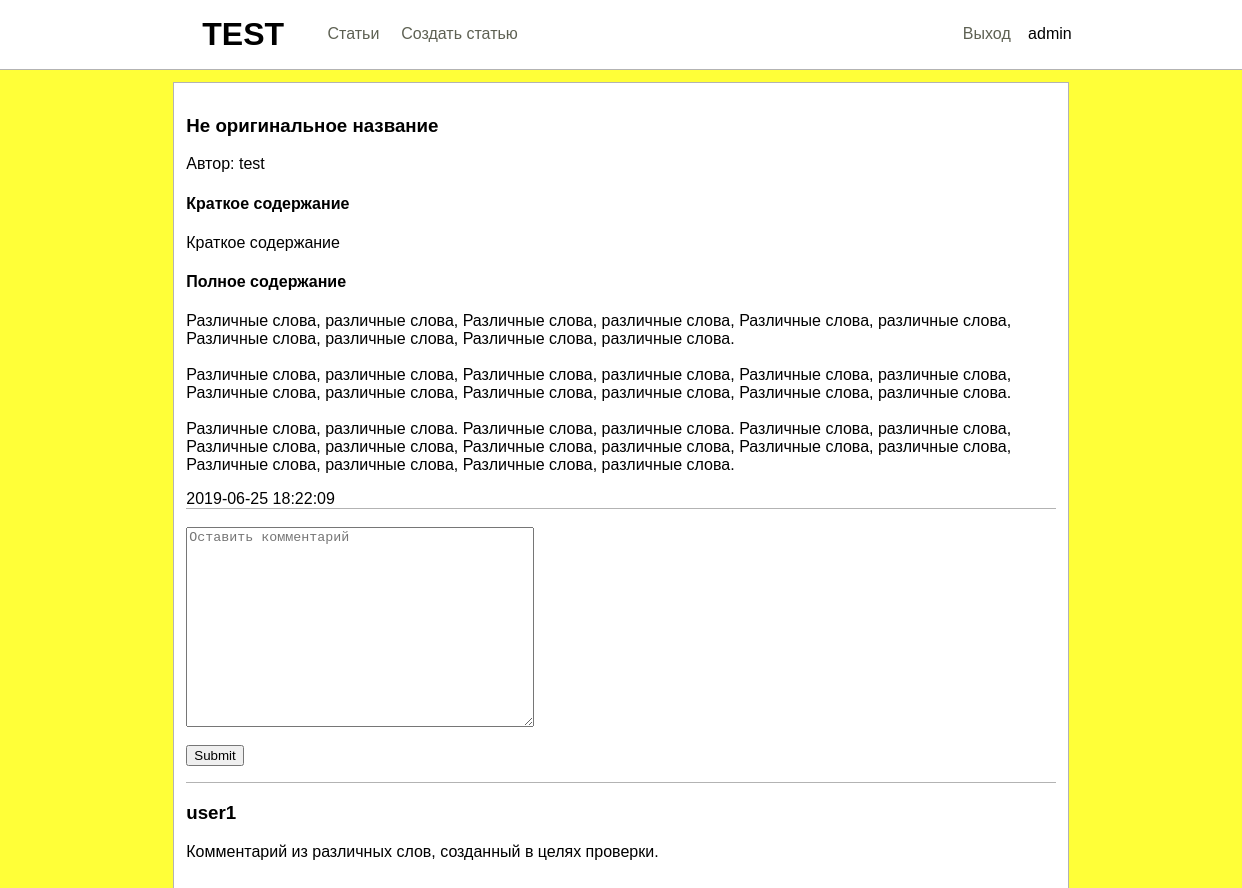
Page /article_page.php?id=16 (signed in) on the committed database.
### tables this page shows
CREATE TABLE `articles` (
  `id` int(11) NOT NULL,
  `head` varchar(255) NOT NULL,
  `author` varchar(255) NOT NULL,
  `short` text NOT NULL,
  `text` text NOT NULL,
  `pubdate` datetime NOT NULL DEFAULT CURRENT_TIMESTAMP
);

CREATE TABLE `comments` (
  `id` int(11) NOT NULL,
  `author` varchar(255) NOT NULL,
  `text` text NOT NULL,
  `article_id` int(11) NOT NULL,
  `pubdate` datetime NOT NULL DEFAULT CURRENT_TIMESTAMP
);

### article_page.php (the view, shortened to what this page needs)
<?php
include 'includes/header.php';
$id=$_GET['id'];
?>
<div class="container main bg_white">
    <?php
    include 'includes/connection.php';
    $result = mysqli_query($connection,"SELECT * FROM `articles` WHERE `id`='$id'");
    while (($articles=mysqli_fetch_assoc($result)))
    {   if ($articles['author']==$_SESSION['login']){
        echo '<a style="float:right;" href="article_redact.php?id='.$articles['id'].'">Редактировать статью</a>';
        }
        echo '<div><h3>'.$articles['head'].'</h3>';
        echo '<p>Автор: '.$articles['author'].'</p>';
        echo '<h4>Краткое содержание</h4>';
        echo '<p style="word-wrap: break-word;">'.str_replace("\n",'<br>',$articles['short']).'</p>';
        echo '<h4>Полное содержание</h4>';
        echo '<p style="word-wrap: break-word;">'.str_replace("\n",'<br>',$articles['text']).'</p></div>';
        echo $articles['pubdate'];
    }
    ?>
    <div class="article">
        <br>
        <form action="includes/comment_add.php" method="post">
            <textarea style="width: 40%; height: 25%;" placeholder="Оставить комментарий" name="comment"></textarea><br><br>
            <input type="submit">
        </form>
        <div class="article">
            <?php
            $result = mysqli_query($connection,"SELECT * FROM `comments` WHERE `article_id`='$id' ORDER BY `pubdate` DESC");
            while (($comment=mysqli_fetch_assoc($result)))
            {
                echo '<div><h3>'.$comment['author'].'</h3>';
                echo '<p>'.str_replace("\n",'<br>',$comment['text']).'</p></div>';
            }
            ?>
        </div>
    </div>
</div>

### css/main.css (style rules this page uses)
.container { width: 70%; margin: 0 auto; }
.bg_white { background-color: #fff; }
.container textarea { width: 80%; height: 45%; }
.main { border: rgba(139, 139, 139, 0.65) solid 1px; margin-top: 1%; padding: 1%; }
.article { border-top: rgba(139, 139, 139, 0.65) solid 1px; word-wrap: break-word; }

### rows in the picture
articles: head "Не оригинальное название", author "test", short "Краткое содержание", text "Различные слова, различные слова, Различные слова, различные слова, Различные слова, различные слова, Различные слова, различные слова, Различные слова, различные слова. Различные слова, различные слова, Различные слова, различные слова, Различные слова, различные слова, Различные слова, различные слова, Различные слова, различные слова, Различные слова, различные слова. Различные слова, различные слова. Различные слова, различные слова. Различные слова, различные слова, Различные слова, различные слова, Различные слова, различные слова, Различные слова, различные слова, Различные слова, различные слова, Различные слова, различные слова.", pubdate "2019-06-25 18:22:09"
comments: author "user1", text "Комментарий из различных слов, созданный в целях проверки."

### other values in the picture
$_SESSION['login'] "admin"
